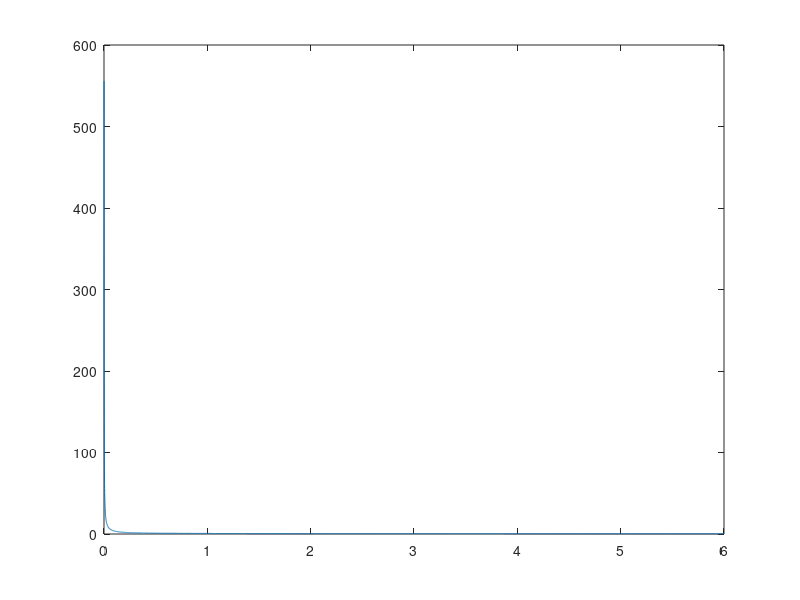

This chart was generated by the following MATLAB code: (Note: this script raises an error after producing the figure.)
S = 1;
h = 1;
E1 = 1;
E2 = 0.5*E1;
sig0 = 1;

c0 = 2*sig0/(h*E1);


C = linspace(0, 3*c0 + 1*(c0==0), 10000);

x0 = ((1-E2/E1)*sig0 + C*h*E2)./(C*(E1+E2));

figure;
plot(C, x0);
hold on
% plot(C, x0bis);
xline(c0, '--');
yline(h/2, '--');
ylim([0, 1.5*h]);

%% figure courbure-moment

M0 = C*E1*h^2/2*S;
M1 = S *( C.*x0.^2*E1 + C.*(h-x0).^2*E2 + (h-x0)*(1-E2/E1)*sig0);
M1bis = S *( C*h^2*E1*E2/(E1+E2) + h*(E1-E2)/(E1+E2)*sig0);
M = M0.*(C <= c0) + M1.*(C > c0);
Mbis = M0.*(C <= c0) + M1bis.*(C > c0);

fig = figure;
plot([flip(-C), C], [flip(-M), M], 'LineWidth', 2);
hold on
ax = gca;
ax.ColorOrderIndex = ax.ColorOrderIndex - 1;
plot([flip(-C), C], [flip(-M0), M0], '--', 'LineWidth', 2);
plot([flip(-C), C], [flip(-Mbis), Mbis], '-.', 'LineWidth', 2);
% plot( C, M2, '--');
% plot(flip(-C), flip(-M2), '--');
% xline(c0, '--');
plot(-c0*[1 1], [ax.YLim(1), -c0*E1*h^2/2*S], ':k');
plot(c0*[1 1], [ax.YLim(1), c0*E1*h^2/2*S], ':k');
xline(0, '-');
yline(0, '-');

xlim(max(C)*[-1 1]);

xticks([-c0, 0, c0]);
xticklabels({'-c_0', '0', 'c_0'});
yticks(0);
xlabel('Courbure')
ylabel('Moment')

fig.Position(3:4) = [380 300];

set(fig,'renderer','Painters');
% set(gca, 'XAxisLocation', 'origin', 'YAxisLocation', 'origin')


%% figure deformation-contrainte

sigma0 = 0.35;

fig = figure;
fig.Position(3:4) = [380 300];
plot([-1 sigma0 1], [-1 sigma0 sigma0+0.5*(1-sigma0)], 'LineWidth', 2);
hold on
ax = gca;
ax.ColorOrderIndex = ax.ColorOrderIndex - 1;
plot([-1 1], [-1 1], '--', 'LineWidth', 2);
plot([-1 sigma0], [sigma0 sigma0], ':k');
fig.Position(3:4) = [380 300];
xlim([-1 1]);
ylim(1.1*[-1 1]);
xline(0, '-');
yline(0, '-');

xlabel('Déformation')
ylabel('Contrainte')
% xlabel('\epsilon', 'FontSize', 15)
% ylabel('\sigma', 'FontSize', 15)

xticks([0]);
yticks([0 sigma0]);
yticklabels({'0', '\sigma_0'});

text((-1+sigma0)/2, (-1+sigma0)/2, 'E', 'VerticalAlignment', 'top');
text((1+sigma0)/2, sigma0+0.5*(1-sigma0)/2, 'E''', 'VerticalAlignment', 'top');
